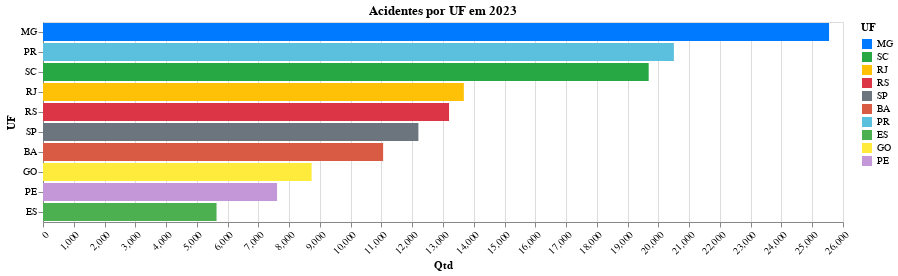

The cell this chart's notebook holds for it:
### Code cell
#df_filtrado_uf = df_acidentes_uf_geral[(df_acidentes_uf_geral['ano'] == int(2023))]
df_filtrado_uf = df_acidentes_uf_geral[(df_acidentes_uf_geral['ano'] == '2023')]
df_filtrado_uf

grafico_aba_01 = gera_grafico_por_uf('Acidentes por UF em 2023', df_filtrado_uf)
# Exibir o gráfico de barras empilhadas
grafico_aba_01

### Figure 1 — Vega-Lite specification as saved in the notebook (floating-point values rounded to 4 significant figures)
{"config": {"view": {"continuousWidth": 300, "continuousHeight": 300}}, "data": {"name": "data-c5afe0d7d7e4366b9c5d2d6416dbd2d3"}, "mark": {"type": "bar"}, "encoding": {"color": {"field": "UF", "scale": {"domain": ["MG", "SC", "RJ", "RS", "SP", "BA", "PR", "ES", "GO", "PE"], "range": ["#007bff", "#28a745", "#ffc107", "#dc3545", "#6c757d", "#d95b43", "#5bc0de", "#4caf50", "#ffeb3b", "#c497d9", "#00BFFF", "#32CD32", "#FF00FF", "#FFA500", "#5A87E8", "#00CED1", "#FF7F50", "#228B22", "#FFD700", "#000080", "#FF1493", "#4B0082", "#8A2BE2", "#7FFF00", "#00FFFF", "#008000"]}, "type": "nominal"}, "tooltip": [{"field": "UF", "type": "nominal"}, {"field": "Qtd", "type": "quantitative"}], "x": {"axis": {"labelAngle": -45}, "field": "Qtd", "type": "quantitative"}, "y": {"axis": {"labelLimit": 200}, "field": "UF", "sort": "-x", "type": "nominal"}}, "params": [{"name": "param_22", "select": {"type": "interval", "encodings": ["x", "y"]}, "bind": "scales"}], "title": {"text": "Acidentes por UF em 2023"}, "width": 800, "$schema": "https://vega.github.io/schema/vega-lite/v5.17.0.json", "datasets": {"data-c5afe0d7d7e4366b9c5d2d6416dbd2d3": [{"UF": "MG", "Qtd": 25547, "ano": "2023"}, {"UF": "SC", "Qtd": 19685, "ano": "2023"}, {"UF": "RJ", "Qtd": 13677, "ano": "2023"}, {"UF": "RS", "Qtd": 13197, "ano": "2023"}, {"UF": "SP", "Qtd": 12200, "ano": "2023"}, {"UF": "BA", "Qtd": 11054, "ano": "2023"}, {"UF": "PR", "Qtd": 20504, "ano": "2023"}, {"UF": "ES", "Qtd": 5640, "ano": "2023"}, {"UF": "GO", "Qtd": 8730, "ano": "2023"}, {"UF": "PE", "Qtd": 7607, "ano": "2023"}]}}
